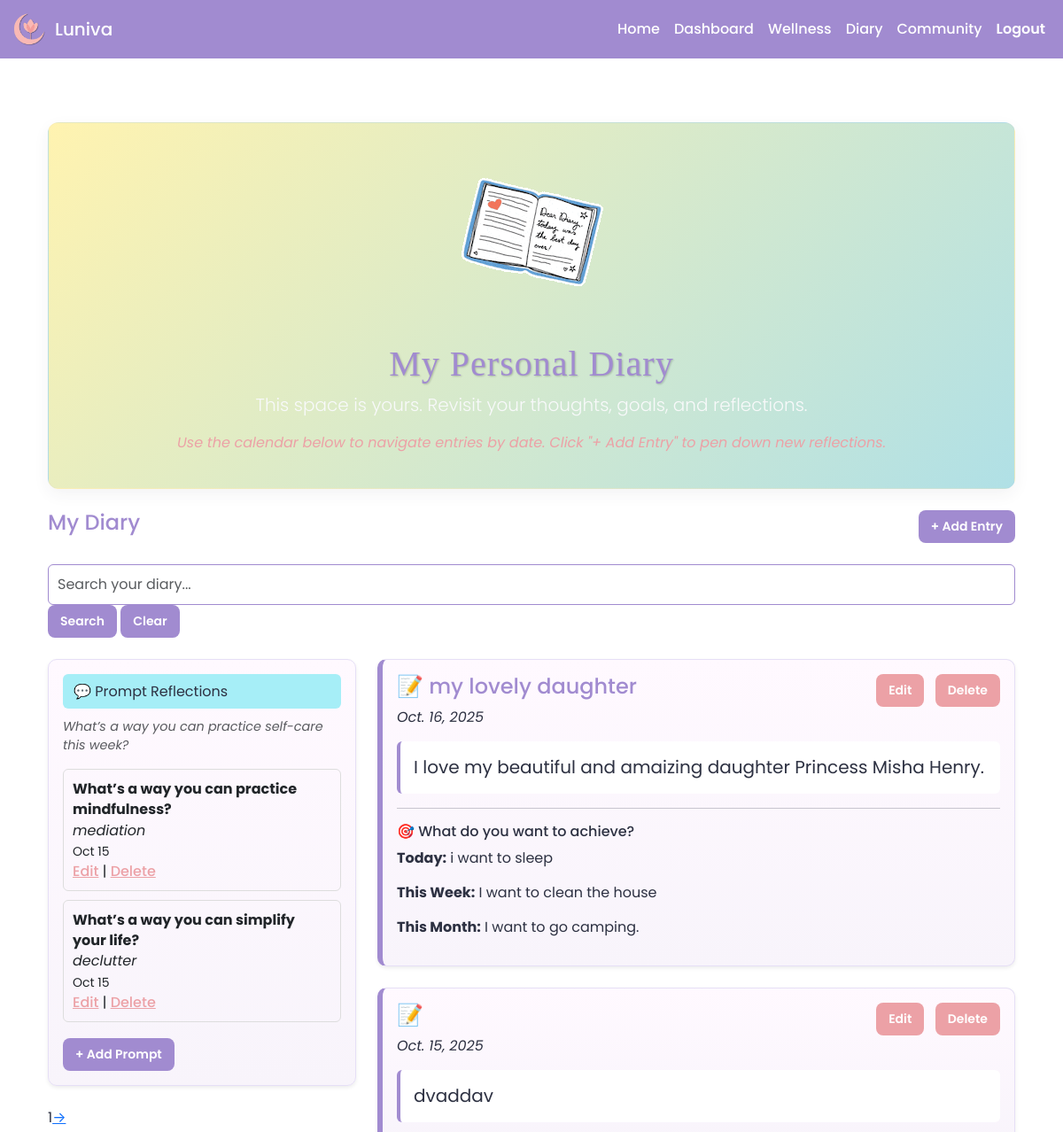
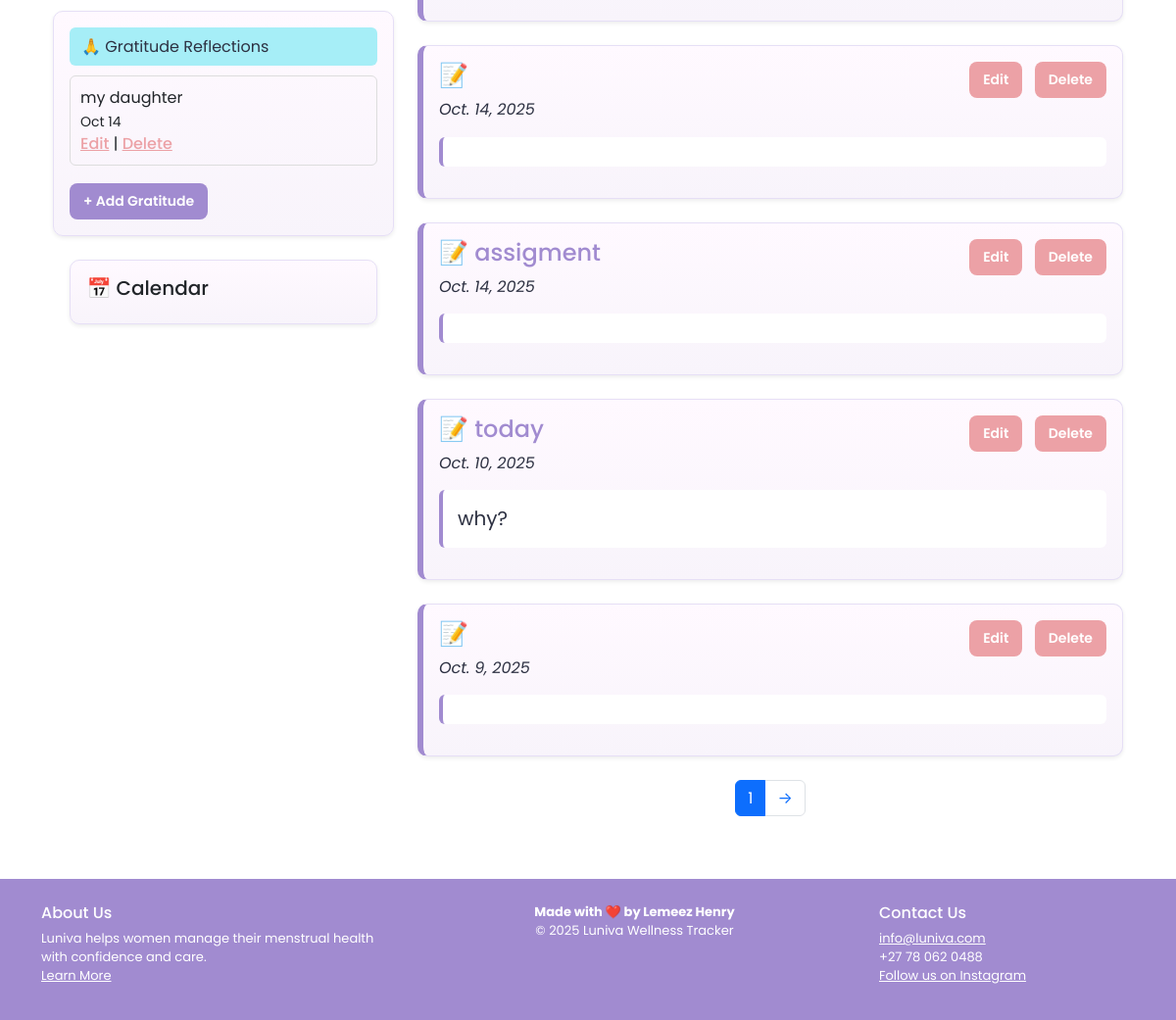
The page /diary/ (signed in) on the database its author committed (2 pictures, top to bottom).
### tracker/models.py (models this page shows, shortened)
class PromptAnswer(models.Model):
    user = models.ForeignKey(User, on_delete=models.CASCADE)
    prompt = models.CharField(max_length=255)
    answer = models.TextField()
    date = models.DateField(auto_now_add=True)

class GratitudeEntry(models.Model):
    user = models.ForeignKey(User, on_delete=models.CASCADE)
    content = models.TextField()
    date = models.DateField(auto_now_add=True)

class DiaryEntry(models.Model):
    user = models.ForeignKey(User, on_delete=models.CASCADE)
    title = models.CharField(max_length=100, default="Untitled Entry")
    date = models.DateField()
    mood = models.CharField(max_length=50, blank=True)
    custom_mood = models.CharField(max_length=100, blank=True)
    content = models.TextField()
    short_term = models.TextField(blank=True, null=True)
    medium_term = models.TextField(blank=True, null=True)
    long_term = models.TextField(blank=True, null=True)

### tracker/views.py (the view, shortened to what this page needs)
# urls.py: path('diary/', views.diary_page, name='diary_page'),
@login_required
def diary_page(request):
    query = request.GET.get('q')
    entries = DiaryEntry.objects.filter(user=request.user)
    entries = entries.order_by('-date')
    paginator = Paginator(entries, 6)
    page_number = request.GET.get('page')
    page_obj = paginator.get_page(page_number)
    MOOD_EMOJI = {
        "Happy": "😊", "Sad": "😢", "Angry": "😠", "Tired": "😴",
        "Confused": "😕", "Loved": "❤️", "Peaceful": "🌸", "Other": "📝"
    }
    for entry in page_obj:
        entry.mood_icon = MOOD_EMOJI.get(entry.mood, "📝")
    prompt_qs = PromptAnswer.objects.filter(user=request.user).order_by('-date')
    prompt_pag = Paginator(prompt_qs, 2)
    prompt_page = request.GET.get('prompt_page')
    prompt_answers = prompt_pag.get_page(prompt_page)
    gratitude_qs = GratitudeEntry.objects.filter(user=request.user).order_by('-date')
    gratitude_pag = Paginator(gratitude_qs, 2)
    gratitude_page = request.GET.get('gratitude_page')
    gratitude_entries = gratitude_pag.get_page(gratitude_page)
    return render(request, 'tracker/main/diary_page.html', {
        'entries': page_obj,
        'prompt_answers': prompt_answers,
        'gratitude_entries': gratitude_entries,
        'prompt_of_the_day': get_prompt_of_the_day()
    })

### tracker/templates/tracker/main/diary_page.html (shortened to what this page needs)
{% extends "tracker/base.html" %}
{% load static %}
{% block content %}
<div class="container mt-5">
  <div class="text-center mb-4 p-4 header-journal pastel-bg" style=" border-radius: 12px;">
      <div class="text-center mb-4">
        <img src="{% static 'images/200.gif' %}" alt="Journaling gif" style="max-width: 200px;"> </div>
    <h2 class="mb-2" style="color: #A18BD0;">My Personal Diary</h2>
    <p class="lead text-light" style="colour:  #ECA1A6;">This space is yours. Revisit your thoughts, goals, and reflections.</p>
    <p><em style="color:  #ECA1A6;">Use the calendar below to navigate entries by date. Click "+ Add Entry" to pen down new reflections.</em></p>
  </div>
  <div class="d-flex justify-content-between align-items-center mb-4">
    <h4 style="color:#A18BD0;">My Diary</h4>
    <a href="{% url 'add_diary' %}" class="btn btn-sm btn-purple">+ Add Entry</a>
  </div>
  <form method="GET" action="{% url 'diary_page' %}" class="mb-4 search-bar">
    <input type="text" name="q" class="form-control" placeholder="Search your diary...">
    <button type="submit" class="btn btn-sm btn-purple">Search</button>
    <a href="{% url 'diary_page' %}" class="btn btn-sm btn-purple">Clear</a>
  </form>
  <div class="row">
    <div class="col-md-4">
<div class="card mb-4 shadow-sm">
  <div class="card-body">
    <div class="section-header-blue">💬 Prompt Reflections</div>
    <p id="promptText" class="text-muted" style="cursor:pointer;" onclick="changePrompt()">
      <em>{{ prompt_of_the_day }}</em>
    </p>
    {% for p in prompt_answers %}
      <div class="prompt-card">
        <strong>{{ p.prompt }}</strong><br>
        <em>{{ p.answer }}</em><br>
        <small>{{ p.date|date:"M d" }}</small><br>
        <a href="{% url 'edit_prompt' p.id %}" class="link-pink">Edit</a> |
        <a href="{% url 'delete_prompt' p.id %}" class="link-pink" onclick="return confirm('Delete this prompt?')">Delete</a>
      </div>
    {% empty %}
      <p>No prompt answers yet.</p>
    {% endfor %}
    <a href="{% url 'add_prompt' %}" class="btn btn-sm btn-purple mt-2">+ Add Prompt</a>
  </div>
</div>
{% if prompt_answers.has_other_pages %}
  <nav>
    <ul class="pagination">
      <li class="active"><span>{{ prompt_answers.number }}</span></li>
      {% if prompt_answers.has_next %}
        <li>
          <a href="?{% if request.GET %}{{ request.GET.urlencode }}&{% endif %}prompt_page={{ prompt_answers.next_page_number }}">→</a>
        </li>
      {% endif %}
    </ul>
  </nav>
{% endif %}
<div class="card mb-4 shadow-sm">
  <div class="card-body">
    <div class="section-header-blue">🙏 Gratitude Reflections</div>
    {% for g in gratitude_entries %}
      <div class="gratitude-card">
        {{ g.content }}<br>
        <small>{{ g.date|date:"M d" }}</small><br>
        <a href="{% url 'edit_gratitude' g.id %}" class="link-pink">Edit</a> |
        <a href="{% url 'delete_gratitude' g.id %}" class="link-pink" onclick="return confirm('Delete this gratitude entry?')">Delete</a>
      </div>
    {% empty %}
      <p>No gratitude entries yet.</p>
    {% endfor %}
    <a href="{% url 'add_gratitude' %}" class="btn btn-sm btn-purple mt-2">+ Add Gratitude</a>
  </div>
</div>
      <div class="card mb-4 shadow-sm" style="width: 90%; margin: auto;">
        <div class="card-body">
          <h5 class="card-title">📅 Calendar</h5>
        </div>
      </div>
    </div>
    <div class="col-md-8">
      {% for entry in entries %}
        <div class="card mb-4 shadow-sm card-diary">
          <div class="card-body">
            <div class="d-flex justify-content-between align-items-center">
              <h4>{{ entry.mood_icon }} {{ entry.title }}</h4>
              <div>
                <a href="{% url 'edit_diary' entry.id %}" class="btn btn-sm btn-pink me-2">Edit</a>
                <a href="{% url 'delete_diary' entry.id %}" class="btn btn-sm btn-pink" onclick="return confirm('Delete this diary entry?')">Delete</a>
              </div>
            </div>
            <p><em>{{ entry.date }}</em></p>
            <blockquote class="blockquote">{{ entry.content }}</blockquote>
            {% if entry.short_term or entry.medium_term or entry.long_term %}
              <hr>
              <h6 style="color: #2D3142;">🎯 What do you want to achieve?</h6>
              {% if entry.short_term %}<p><strong>Today:</strong> {{ entry.short_term }}</p>{% endif %}
              {% if entry.medium_term %}<p><strong>This Week:</strong> {{ entry.medium_term }}</p>{% endif %}
              {% if entry.long_term %}<p><strong>This Month:</strong> {{ entry.long_term }}</p>{% endif %}
            {% endif %}
          </div>
        </div>
      {% empty %}
        <p class="text-muted text-center">No diary entries found yet. Start writing to reflect and grow 🌱</p>
      {% endfor %}
      {% if entries.has_other_pages %}
        <nav aria-label="Diary pagination">
          <ul class="pagination justify-content-center">
            <li class="page-item active"><span class="page-link">{{ entries.number }}</span></li>
            {% if entries.has_next %}
              <li class="page-item"><a class="page-link" href="?page={{ entries.next_page_number }}">→</a></li>
            {% endif %}
          </ul>
        </nav>
      {% endif %}
    </div>
  </div>
</div>
{% endblock %}
{% block extra_scripts %}
<link href="https://cdn.jsdelivr.net/npm/fullcalendar@6.1.8/index.global.min.css" rel="stylesheet">
{% endblock %}

### tracker/templates/tracker/base.html (shortened to what this page needs)
<!DOCTYPE html>
<html lang="en">
<head>
  {% load static %}
  <link href="https://cdn.jsdelivr.net/npm/bootstrap@5.3.3/dist/css/bootstrap.min.css" rel="stylesheet">
  <link rel="stylesheet" href="{% static 'css/main.css' %}">
</head>
<body>
  <nav class="navbar navbar-expand-lg">
    <div class="container-fluid">
      <a class="navbar-brand d-flex align-items-center" href="{% url 'welcome' %}">
        <img src="{% static 'images/logo_small.png' %}" alt="Luniva Logo" style="height:40px; margin-right:10px;"> Luniva
      </a>
      <div>
        <ul class="navbar-nav">
          <li class="nav-item"><a class="nav-link" href="{% url 'welcome' %}">Home</a></li>
          {% if user.is_authenticated %}
            <li class="nav-item"><a class="nav-link" href="{% url 'dashboard' %}">Dashboard</a></li>
            <li class="nav-item"><a class="nav-link" href="{% url 'wellness_update' %}">Wellness</a></li>
            <li class="nav-item"><a class="nav-link" href="{% url 'diary_page' %}">Diary</a></li>
            <li class="nav-item"><a class="nav-link" href="{% url 'community' %}">Community</a></li>
            <form method="post" action="{% url 'logout' %}" style="display:inline;">
              <button type="submit" class="nav-link btn btn-link" style="color: white; text-decoration: none;">Logout</button>
            </form>
          {% else %}
            <li class="nav-item"><a class="nav-link" href="{% url 'login' %}">Login</a></li>
            <li class="nav-item"><a class="nav-link" href="{% url 'sign_up' %}">Sign Up</a></li>
          {% endif %}
        </ul>
      </div>
    </div>
  </nav>
    <main class="flex-grow-1 container mt-4 mb-5">
    {% block content %}{% endblock %}
  </main>
  <footer style="background-color: #A18BD0; color: #FFFFFF; font-size: 13px; padding: 25px 0; text-align: center; margin-top: auto;">
  <div class="container">
    <div class="row justify-content-between">
      <div class="col-md-4 text-start footer-section">
        <h6>About Us</h6>
        <p style="margin: 0;">Luniva helps women manage their menstrual health with confidence and care.</p>
        <a href="{% url 'about' %}" style="color: #FFFFFF; text-decoration: underline;">Learn More</a>
      </div>
      <div class="col-md-4 text-center footer-section">
        <p style="margin: 0;"><strong>Made with ❤️ by Lemeez Henry </strong></p>
        <p style="margin: 0;">&copy; 2025 Luniva Wellness Tracker</p>
      </div>
      <div class="col-md-3 text-start footer-section">
        <h6>Contact Us</h6>
        <p style="margin: 0;"><a href="{% url 'contact' %}" style="color: #FFFFFF; text-decoration: underline;">info@luniva.com</a></p>
        <p style="margin: 0;">+27 78 062 0488</p>
        <p style="margin: 0;">
          <a href="https://www.instagram.com/luniva_wellness" target="_blank" style="color: #FFFFFF; text-decoration: underline;">
            Follow us on Instagram
          </a>
        </p>
      </div>
    </div>
  </div>
</footer>
  {% block extra_scripts %}{% endblock %}
</body>
</html>

### tracker/static/css/main.css (style rules this page uses)
:root { --primary: #A18BD0; --secondary: #ECA1A6; --tertiary: #eaed9c; --blue: #a6eef7; --green: #bdecbc; --dark: #2D3142; --light: #FFFFFF; --panel: #FFF9FF; --panel-2: #F8F4FB; --card-border: #E6DFF6; --shadow: rgba(45,49,66,0.06); --radius: 10px; --gap: 16px; --max-width-content: 1100px; --font-sans: 'Poppins', 'Segoe UI', system-ui, -apple-system, Roboto, 'Helvetica Neue', Arial; }
html, body { height: 100%; }
body { min-height: 100vh; display: flex; flex-direction: column; background-color: var(--light); color: var(--dark); font-family: var(--font-sans); margin: 0; line-height: 1.45; }
main { flex: 1; }
h1, h2, h3, h4 { color: var(--primary); margin-top: 0; }
.navbar { background-color: var(--primary); }
.navbar-brand, .nav-link { color: var(--light) !important; font-weight: 500; }
.btn { transition: background-color .25s ease, color .25s ease; border-radius: 8px; padding: 8px 14px; font-weight: 600; }
.btn-purple { background-color: var(--primary); color: #fff; border: none; }
.btn-pink { background-color: var(--secondary); color: #fff; border: none; }
a { transition: background-color .25s ease, color .25s ease; }
footer { background-color: var(--primary); color: var(--light); font-size: 13px; padding: 15px 0; text-align: center; }
footer a { color: var(--light); text-decoration: underline; }
.footer-section { min-width: 200px; margin-bottom: 10px; }
.card { border-radius: var(--radius); border: 1px solid var(--card-border); background: linear-gradient(180deg, var(--panel), var(--panel-2)); box-shadow: 0 6px 12px var(--shadow); }
.card .card-body h4 { margin-bottom: 0.5rem; }
textarea, input[type="text"], input[type="email"], input[type="date"], input[type="number"], input[type="time"], select { border-radius: 6px; border: 1px solid var(--primary); width: 100%; padding: 10px; box-sizing: border-box; }
.pastel-bg { background: linear-gradient(135deg, #FFF3B0 0%, #B0E0E6 100%); padding: 30px; border-radius: 12px; border: 1px solid rgba(161,139,208,0.06); box-shadow: 0 6px 18px var(--shadow); }
blockquote { background-color: #fff; padding: 15px; border-left: 4px solid var(--primary); margin: 10px 0; border-radius: 6px; }
.card-diary { background-color: #e6f4ea; border-left: 6px solid var(--primary); color: var(--dark); }
.section-header-blue { background-color: var(--blue); color: var(--dark); padding: 8px 12px; border-radius: 6px; margin-bottom: 10px; }
h4 { display: flex; align-items: center; gap: 10px; }
.link-pink { color: var(--secondary); font-weight: 500; text-decoration: underline; }
.prompt-card, .gratitude-card { border: 1px solid #ddd; border-radius: 6px; padding: 10px; margin-bottom: 10px; }
.header-journal h2 { font-family: 'Georgia', serif; font-size: 2.5rem; letter-spacing: 1px; text-shadow: 1px 1px 2px rgba(0,0,0,0.2); }
.text-muted { color: #6c6f76; font-size: 0.9rem; }
.mt-2 { margin-top: 8px; }
.mb-2 { margin-bottom: 8px; }

### rows shown on the page
PromptAnswer: prompt "What’s a way you can practice mindfulness?", answer "mediation", date "Oct 15"
PromptAnswer: prompt "What’s a way you can simplify your life?", answer "declutter", date "Oct 15"
GratitudeEntry: content "my daughter", date "Oct 14"
DiaryEntry: mood_icon "📝", title "my lovely daughter", date "Oct. 16, 2025", content "I love my beautiful and amaizing daughter Princess Misha Henry.", short_term "i want to sleep", medium_term "I want to clean the house", long_term "I want to go camping."
DiaryEntry: mood_icon "📝", date "Oct. 15, 2025", content "dvaddav"
DiaryEntry: mood_icon "📝", date "Oct. 14, 2025"
DiaryEntry: mood_icon "📝", title "assigment", date "Oct. 14, 2025"
DiaryEntry: mood_icon "📝", title "today", date "Oct. 10, 2025", content "why?"
DiaryEntry: mood_icon "📝", date "Oct. 9, 2025"

### other values the page prints
{{ prompt_of_the_day }} "What’s a way you can practice self-care this week?"
{{ prompt_answers.number }} "1"
{{ entries.number }} "1"
